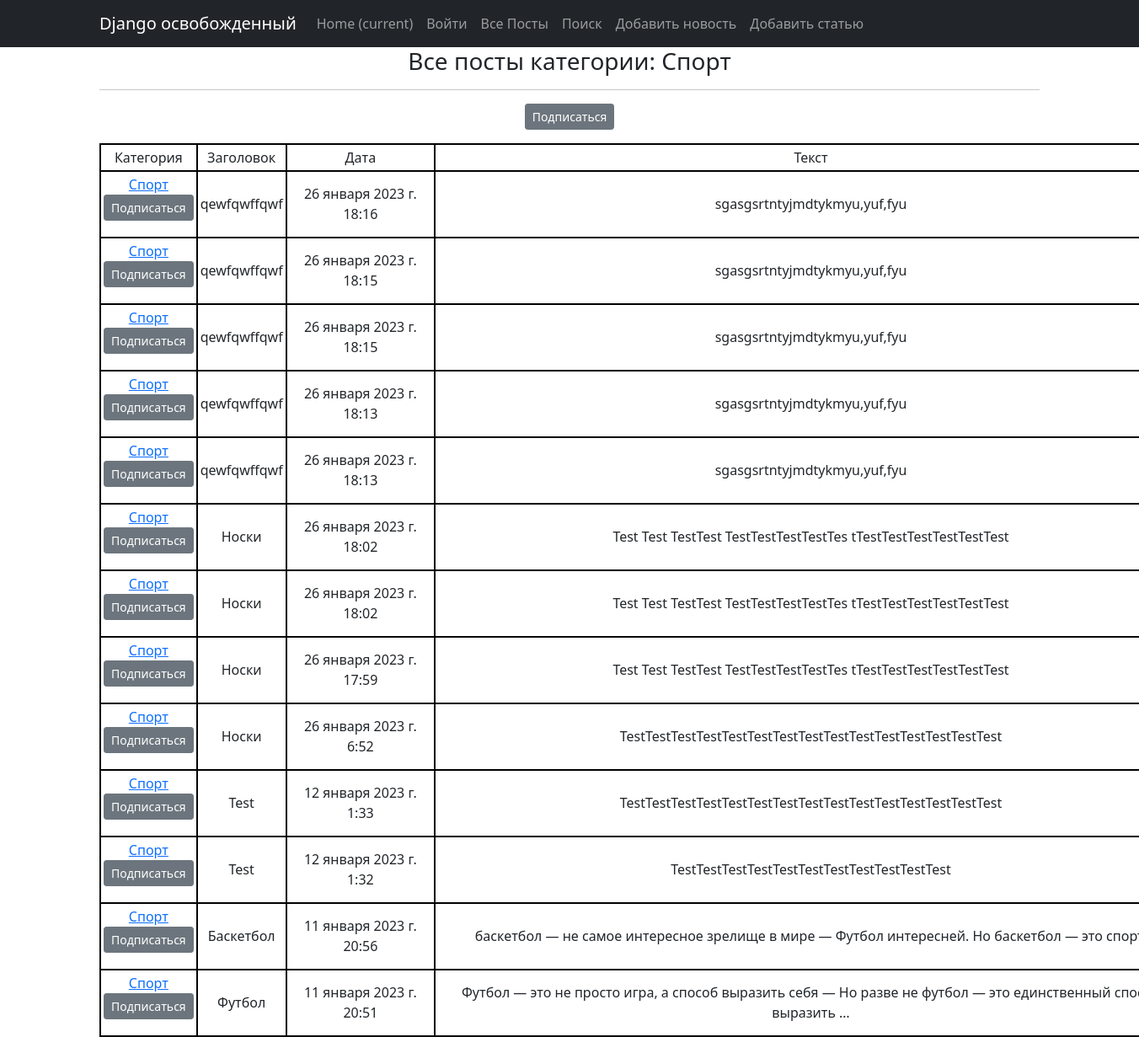
Before: /post/categories/1 with the older database file.
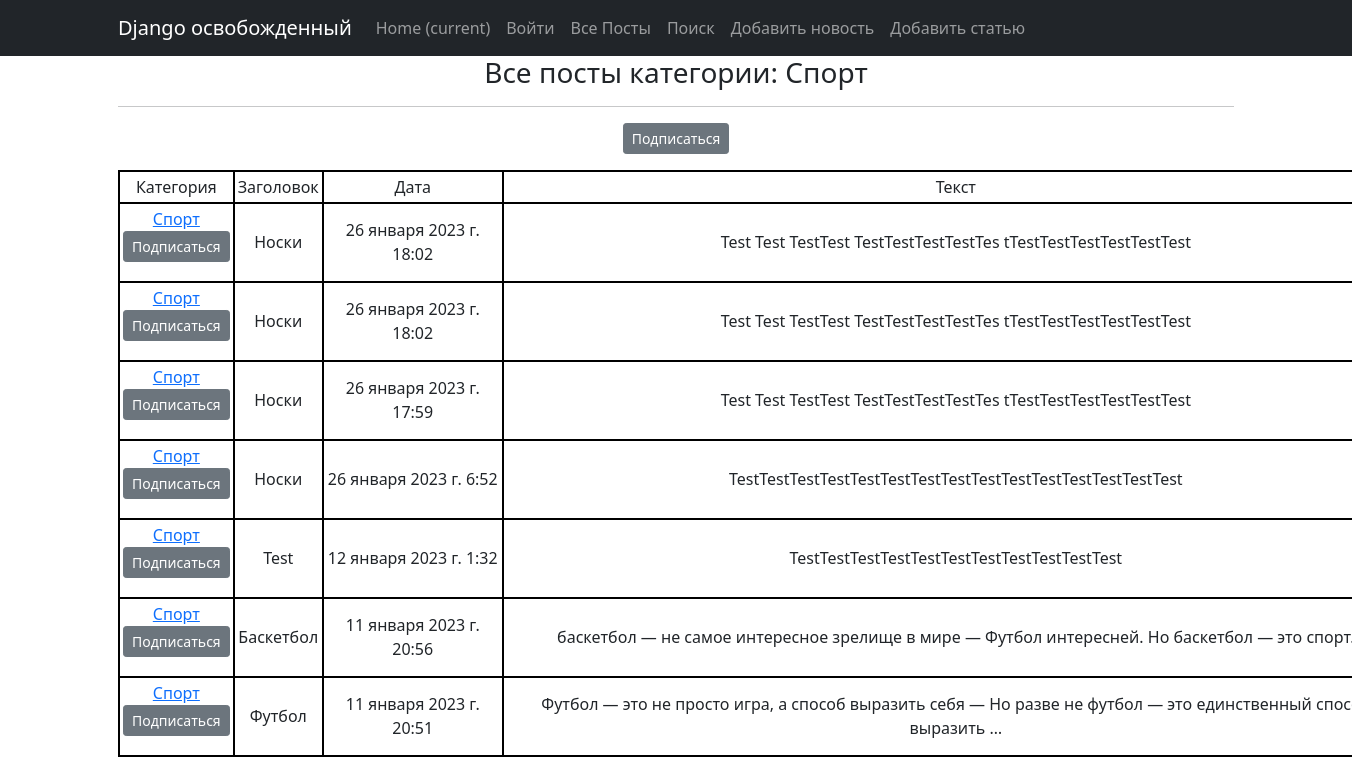
After: the same page with the newer database file.
### news/models.py (models this page shows, shortened)
class Category(models.Model):
    name = models.CharField(max_length=50, unique=True)
    subscribers = models.ManyToManyField(User, related_name='categories')
    def __str__(self):
        return self.name.title()

class News(models.Model):
    name = models.CharField(
        max_length=50,
        unique=False,
    )
    description = models.TextField()
    date = models.DateTimeField(auto_now_add=True)
    category = models.ForeignKey(
        to='Category',
        on_delete=models.CASCADE,
        related_name='news'
    )

### news/views.py (the view)
# urls.py: path('categories/<int:pk>', CategoryList.as_view(), name='category_list'),
class CategoryList(ListView):
    model = News
    template_name = 'category_list.html'
    context_object_name = 'category_news_list'
    def get_queryset(self):
        self.category = get_object_or_404(Category, id=self.kwargs['pk'])
        queryset = News.objects.filter(category=self.category).order_by('-date')
        return queryset
    def get_context_data(self, **kwargs):
        context = super().get_context_data(**kwargs)
        context['is_not_subscriber'] = self.request.user not in self.category.subscribers.all()
        context['category'] = self.category
        return context

### news/templatetags/custom_filters.py (called while the page is built)
@register.filter()
def censor(text, word=str):
    if word in text:
        reword = word[0] + ((len(word) - 2) * "*") + word[-1]
        text = text.replace(word, reword)
    return text

### templates/category_list.html (shortened to what this page needs)
{% extends 'flatpages/default.html' %}
{% load custom_filters %}
{% load custom_tags %}
{% block content %}
    <h3> Все посты категории: {{ category }}</h3>
    <hr>
    {% if is_not_subscriber %}
        <p class="text-center"><a href="{% url 'add_subs' category.id %}"
                                  class="btn btn-secondary btn-sm">Подписаться</a></p>
    {% else %}
        <p class="text-center"><a href="{% url 'del_subs' category.id %}"
                                  class="btn btn-secondary btn-sm">Отписаться</a></p>
    {% endif %}
   {% if category_news_list %}
    <table>
        <tr>
            <td>Категория
            </td>
            <td>Заголовок</td>
            <td>Дата</td>
            <td>Текст</td>
        </tr>
        {% for news in category_news_list %}
        <tr>
            <td>
                <a href="{% url 'category_list' category.id %}" >{{ category }}</a>
                {% if is_not_subscriber %}
                    <p class="text-center"><a href="{% url 'add_subs' category.id %}"
                                              class="btn btn-secondary btn-sm">Подписаться</a></p>
                {% else %}
                    <p class="text-center"><a href="{% url 'del_subs' category.id %}"
                                              class="btn btn-secondary btn-sm">Отписаться</a></p>
                {% endif %}
            </td>
            <td>{{ news.name }}</td>
            <td>{{ news.date }}</td>
            <td>{{ news.description|truncatewords:20|censor:"борьбу"|censor:"ограбили"|censor:"умерщвляли" }}</td>
        </tr>
        {% endfor %}
    </table>
   {% else %}
       <h2>Постов нет!</h2>
   {% endif %}
{% endblock content %}

### templates/flatpages/default.html (shortened to what this page needs)
<!DOCTYPE html>
<html lang="en">
    <head>
        {% load static %}
        <link href="{% static 'css/styles.css' %}" rel="stylesheet" />
    </head>
    <body>
        <nav class="navbar navbar-expand-lg navbar-dark bg-dark static-top">
   <div class="container">
       <a class="navbar-brand" href="#">Django освобожденный</a>
       <div class="collapse navbar-collapse" id="navbarResponsive">
           <ul class="navbar-nav ml-auto">
               <li class="nav-item active">
                   <a class="nav-link" href="#">Home
                       <span class="sr-only">(current)</span>
                   </a>
               </li>
               <li class="nav-item">
                   <a class="nav-link" href="/accounts/login/">Войти</a>
               </li>
               <li class="nav-item">
                   <a class="nav-link" href="/post/">Все Посты</a>
               </li>
               <li class="nav-item">
                   <a class="nav-link" href="/post/search">Поиск</a>
               </li>
               <li class="nav-item">
                   <a class="nav-link" href="/post/news/create">Добавить новость</a>
               </li>
               <li class="nav-item">
                   <a class="nav-link" href="/post/articles/create">Добавить статью</a>
               </li>
           </ul>
       </div>
   </div>
</nav>
        <div class="container">
   <div class="row">
       <div class="col-lg-12 text-center">
           {% block content %}{% endblock content %}
       </div>
   </div>
</div>
    </body>
</html>

### templates/category_list.html (style rules this page uses)
TABLE { width: 1300px; border-collapse: collapse; }
TD, TH { padding: 3px; border: 2px solid black; }

Changed rows visible on the page:
removed News: {{ category }} "Спорт", name "qewfqwffqwf", date "26 января 2023 г. 18:16", description|censor "sgasgsrtntyjmdtykmyu,yuf,fyu"
removed News: {{ category }} "Спорт", name "qewfqwffqwf", date "26 января 2023 г. 18:15", description|censor "sgasgsrtntyjmdtykmyu,yuf,fyu"
removed News: {{ category }} "Спорт", name "qewfqwffqwf", date "26 января 2023 г. 18:15", description|censor "sgasgsrtntyjmdtykmyu,yuf,fyu"
removed News: {{ category }} "Спорт", name "qewfqwffqwf", date "26 января 2023 г. 18:13", description|censor "sgasgsrtntyjmdtykmyu,yuf,fyu"
removed News: {{ category }} "Спорт", name "qewfqwffqwf", date "26 января 2023 г. 18:13", description|censor "sgasgsrtntyjmdtykmyu,yuf,fyu"
removed News: {{ category }} "Спорт", name "Test", date "12 января 2023 г. 1:33", description|censor "TestTestTestTestTestTestTestTestTestTestTestTestTestTestTest"
